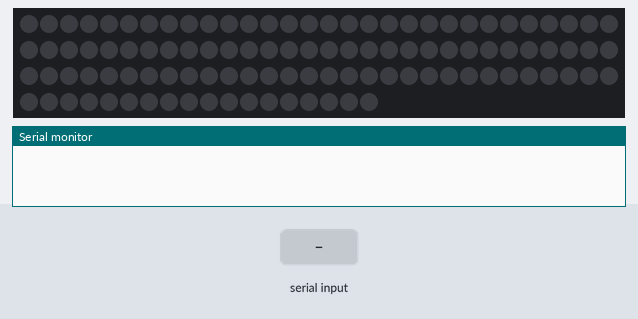
Simulated run of this sketch. Board: Arduino Uno, built with avr-gcc and run on an emulated ATmega328P. Parts: 108 RGB LEDs in strip order, left to right, continuing on the next row, the last lines printed to the serial monitor. The test bench sets the inputs (shaded band). Dim RGB values are drawn brighter than linear.

Above: at 1.2 s.
1.3 s: "n\n" received over Serial
At 2.24 s:
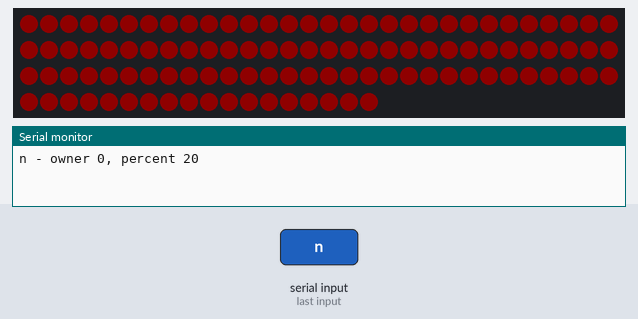
At 3.7 s:
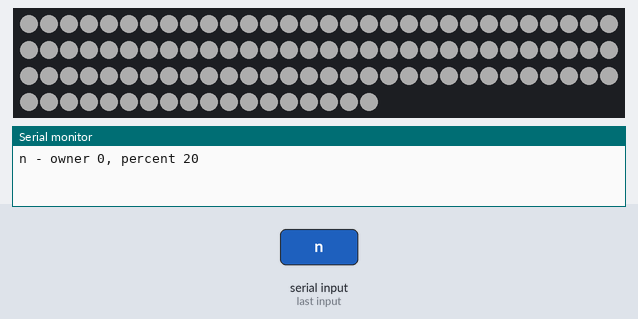
3.9 s: "v1\n" received over Serial
5.4 s: "*\n" received over Serial
Timing chart, 0 to 8.4 s (numbered marks = the images above; inputs shaded):
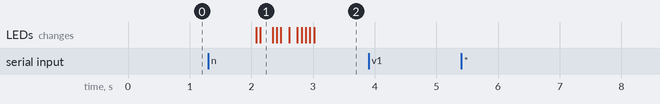

Measured:
- after the input at 1.3 s, the LEDs: first change after 0.78 s (image 1 shows a later state)

The sketch:

MagnusCore.ino
```cpp
#include <Adafruit_NeoPixel.h>
#include <stdlib.h>
#include <string.h>
#include "animation.hpp"
#include "circbuff.hpp"

// first communication pin for neo pixel string
const unsigned int BASE_PIN = 2;

const unsigned int NUM_STRINGS = 8;

const uint16_t LEDS_PER_STRAND = 108;
const bool RGBW_SUPPORT = true;
const unsigned int QUEUE_SIZE = 5;

// Mask to clear 'upper case' ASCII bit
const char CASE_MASK = ~0x20;

const unsigned long LED_UPDATE_PERIOD = 7; // in ms. Time between drawing a frame on _any_ LED strip.

//const long BAUD_RATE = 115200;
const long BAUD_RATE = 9600;

// Command format:
// Fnnnnnnnnp12345678mmmm\n
// F = faction: EeRrNn. Capitalized on state change; lowercase if same as before
// n = resonator level
// p = portal health percentage
// 1-8 = resonator health percentage
// m = mod status
//
// percentage health encoded as single character. Space (' ') is 0%, and then each ASCII character
// above it is 2% greater, up to 'R' for 100%
//
// Mods:
// ' ' - No mod present in this slot
// '0' - FA Force Amp
// '1' - HS-C Heat Shield, Common
// '2' - HS-R Heat Shield, Rare
// '3' - HS-VR Heat Shield, Very Rare
// '4' - LA-R Link Amplifier, Rare
// '5' - LA-VR Link Amplifier, Very Rare
// '6' - SBUL SoftBank Ultra Link
// '7' - MH-C MultiHack, Common
// '8' - MH-R MultiHack, Rare
// '9' - MH-VR MultiHack, Very Rare
// 'A' - PS-C Portal Shield, Common
// 'B' - PS-R Portal Shield, Rare
// 'C' - PS-VR Portal Sheild, Very Rare
// 'D' - AXA AXS Shield
// 'E' - T Turret

const unsigned int COMMAND_LENGTH = 22;
const unsigned int RESONATOR_LEVEL_INDEX = 1;
const unsigned int NUM_RESONATORS = 8;
const unsigned int MAX_SUM_LEVEL = NUM_RESONATORS * 8;
const unsigned int PORTAL_STRENGTH_INDEX = 9;

const float MIN_LEVEL = 0.2; // The minium % of LEDs we'll light

enum Direction { NORTH = 0, NORTHEAST, EAST, SOUTHEAST, SOUTH, SOUTHWEST, WEST, NORTHWEST };
enum Ownership {  neutral = 0, enlightened, resistance, initial };
enum SerialStatus { IDLE, IN_PROGRESS, COMMAND_COMPLETE };

// Static animation implementations singleton
Animations animations;

typedef CircularBuffer<Animation *, QUEUE_SIZE> QueueType;

AnimationState states[NUM_STRINGS][QUEUE_SIZE];
QueueType animationQueues[NUM_STRINGS];

// Parameter 1 = number of pixels in strip
// Parameter 2 = Arduino pin number (most are valid)
// Parameter 3 = pixel type flags, add together as needed:
//   NEO_KHZ800  800 KHz bitstream (most NeoPixel products w/WS2812 LEDs)
//   NEO_KHZ400  400 KHz (classic 'v1' (not v2) FLORA pixels, WS2811 drivers)
//   NEO_GRB     Pixels are wired for GRB bitstream (most NeoPixel products)
//   NEO_RGB     Pixels are wired for RGB bitstream (v1 FLORA pixels, not v2)
//   NEO_RGBW    Pixels are wired for RGBW bitstream (NeoPixel RGBW products)
//Adafruit_NeoPixel strip = Adafruit_NeoPixel(120, BASE_PIN, NEO_RGBW + NEO_KHZ800);
Adafruit_NeoPixel strip = Adafruit_NeoPixel(LEDS_PER_STRAND, BASE_PIN, (RGBW_SUPPORT ? NEO_GRBW : NEO_RGB) + NEO_KHZ800);


// Serial I/O
const int ioSize = 64;
char command[32];
int8_t in_index = 0;

unsigned long nextUpdate;

void start_serial(void)
{
  in_index = 0;
  Serial.begin(BAUD_RATE);
}

SerialStatus collect_serial(void)
{
    SerialStatus status = in_index == 0 ? IDLE : IN_PROGRESS;
    int avail = Serial.available();
    while (Serial.available() > 0)
    {
        int8_t ch = Serial.read();
        if ( ch == '\n' )
        {
            command[in_index] = 0; // terminate
            if ( in_index > 0 )
            {
                in_index = 0;
                return COMMAND_COMPLETE;
            }
        }
        else if (ch != '\r' && ch != '.') // ignore CR
        {
            command[in_index] = ch;
            if ( in_index < (sizeof(command)/sizeof(command[0])) - 2 ) {
                in_index++;
            }
        }
    }
    return status;
}

uint8_t getPercent(const char *buffer)
{
  unsigned long inVal = strtoul(buffer, NULL, 10);
  return uint8_t( constrain(inVal, 0, 100) );
}

unsigned int decodePercent(const char encoded) {
    return (encoded - ' ') * 2;
}

uint8_t dir;
uint8_t percent;
uint8_t sumLevel; // Sum of resonator levels, range [0, 64]
Ownership owner;    // 0=neutral, 1=enl, 2=res


// the setup function runs once when you press reset or power the board
void setup()
{
  start_serial();
  strip.begin();
  uint8_t i;
  for ( i = 0; i < NUM_STRINGS; i++)
  {
    strip.setPin(i + BASE_PIN);
    strip.show(); // Initialize all pixels to 'off'
  }

  dir = 0;
  //owner = neutral;
  owner = initial;
  sumLevel = 0;
  percent = 0;
  nextUpdate = millis();
}

// the loop function runs over and over again forever
void loop()
{
    uint16_t i, val;
    unsigned long now = millis();

    SerialStatus status = collect_serial();
    if (status == COMMAND_COMPLETE)
    {
        // we have valid buffer of serial input
        char cmd = command[0];
        Ownership newOwner = owner;
        uint8_t newSumLevel = sumLevel;
        switch (cmd) {
            case '*':
                Serial.println("Magnus Core Node");
                break;
            case 'E':
            case 'e':
            case 'R':
            case 'r':
                int len;
                len = strlen(command);
                if (len != COMMAND_LENGTH) {
                    Serial.print("Invalid length of command \"");Serial.print(command);Serial.print("\": ");Serial.println(len, DEC);
                    break;
                }
                newOwner = (cmd & CASE_MASK) == 'E' ? enlightened : resistance;
                newSumLevel = 0;
                for (unsigned int res = RESONATOR_LEVEL_INDEX; res < RESONATOR_LEVEL_INDEX + NUM_RESONATORS; res++) {
                    uint8_t rl = command[res] - '0';
                    newSumLevel += rl;
                }
                if (newSumLevel > 64) newSumLevel = 64;
                char strength;
                strength = command[PORTAL_STRENGTH_INDEX];
                percent = decodePercent(strength);
                //Serial.print("Owner ");Serial.print(newOwner, DEC);Serial.print(" pct ");Serial.println(percent, DEC);
                break;

            case 'N':
            case 'n':
                newOwner = neutral;
                newSumLevel = 64;
                percent = 20;
                //Serial.println("Neutral");
                break;

            default:
                Serial.print("Unkwown command "); Serial.println(cmd);
                break;
        }

        // Check for ownership change
        if (newOwner != owner || newSumLevel != sumLevel) {
            Color c;
            float level;
            level = ((float) newSumLevel) / MAX_SUM_LEVEL;
            level = min(1.0, level);
            level = MIN_LEVEL + (level * (1.0f - MIN_LEVEL));
            switch (newOwner) {
                case enlightened:
                case resistance:
                    uint8_t red, green, blue, white;
                    c = ToColor(newOwner == resistance ? 0x10 : 0x00,
                            newOwner == enlightened ? 0xff : 0x00,
                            newOwner == resistance ? 0xff : 0x00,
                            0x00);
                    for (int i = 0; i < NUM_STRINGS; i++) {
                        QueueType& animationQueue = animationQueues[i];
                        animationQueue.setTo(&animations.pulse);
                        unsigned int stateIdx = animationQueue.lastIdx();
                        double initialPhase = ((double) i) / NUM_STRINGS;
                        animations.pulse.init(now, states[i][stateIdx], strip, c, level, initialPhase);
                    }
                    break;

                case neutral:
                    Color prevOwnerColor;
                    prevOwnerColor = ToColor(owner == resistance ? 0x10 : 0x00,
                            owner == enlightened ? 0xff : 0x00,
                            owner == resistance ? 0xff : 0x00,
                            0x00);
                    Color neutralColor;
                    if (RGBW_SUPPORT) {
                        neutralColor = ToColor(0x00, 0x00, 0x00, 0xff);
                    } else {
                        neutralColor = ToColor(0xff, 0xff, 0xff);
                    }
                    Color black;
                    black = ToColor(0x00);
                    for (int i = 0; i < NUM_STRINGS; i++) {
                        unsigned int stateIdx;

                        QueueType& animationQueue = animationQueues[i];

                        animationQueue.setTo(&animations.wipeDown);
                        stateIdx = animationQueue.lastIdx();
                        animations.wipeDown.init(now, states[i][stateIdx], strip, prevOwnerColor, black, level);
                        /*
                        */

                        animationQueue.add(&animations.redFlash);
                        stateIdx = animationQueue.lastIdx();
                        animations.redFlash.init(now, states[i][stateIdx], strip, RGBW_SUPPORT);

                        /*
                        animationQueue.add(&animations.wipeDown);
                        stateIdx = animationQueue.lastIdx();
                        animations.wipeDown.init(now, states[i][stateIdx], strip, black, neutralColor, 1.0);
                        */

                        animationQueue.add(&animations.solid);
                        stateIdx = animationQueue.lastIdx();
                        animations.solid.init(now, states[i][stateIdx], strip, neutralColor);
                    }
                    break;

                default:
                    Serial.print("Invalid owner "); Serial.println(newOwner);
                    break;
            }
            owner = newOwner;
            sumLevel = newSumLevel;
            Serial.print((char *)command); Serial.print(" - ");
            Serial.print("owner "); Serial.print(owner,DEC); Serial.print(", percent "); Serial.println(percent,DEC);
        }
    }

    // If we're in the process of getting a serial command, don't service the LEDs: this process disables interrupts,
    // which can cause us to miss characters
    if (status == IDLE && now >= nextUpdate) {
        nextUpdate = now + LED_UPDATE_PERIOD;

        strip.setPin(dir + BASE_PIN);  // pick the string

        QueueType& animationQueue = animationQueues[dir];
        unsigned int queueSize = animationQueue.size();
        if (queueSize > 1) {
            if (animationQueue.peek()->done(now, states[dir][animationQueue.currIdx()])) {
                animationQueue.remove();
                queueSize--;
                animationQueue.peek()->start(now, states[dir][animationQueue.currIdx()]);
            }
        }
        if (queueSize > 0) {
            //strip.setBrightness(255);
            strip.setBrightness((uint8_t)((uint16_t)(255*(percent/100.0))));
            //pCurrAnimation->doFrame(states[0], strip);
            animationQueue.peek()->doFrame(now, states[dir][animationQueue.currIdx()], strip);
        }

        // Update one strand each time through the loop
        dir = (dir + 1) % NUM_STRINGS;
    }
}
```

circbuff.hpp
```cpp
// A simple circular buffer/queue structure
template <typename T, unsigned int BuffSize>
class CircularBuffer {
    public:
        CircularBuffer() : head(0), tail(0) {}
        void add(const T& t) {
            buf[head] = t;
            lastIdx_ = head;
            inc(head);
        }

        void remove() {
            if (head != tail) {
                inc(tail);
            }
        }

        T& peek() {
            return buf[tail];
        }

        // The index of the entry returned by 'peek'
        unsigned int currIdx() const { return tail; }

        // The index of the last entry added to the queue
        unsigned int lastIdx() const { return lastIdx_; }

        unsigned int size() {
            if (head >= tail) {
                return head - tail;
            } else {
                return head + BuffSize - tail;
            }
        }

        bool empty() {
            return head == tail;
        }

        void clear() {
            tail = head;
        }

        void setTo(const T& t) {
            clear();
            add(t);
        }

    private:
        void inc(unsigned int& x) {
            x++;
            if (x >= BuffSize) {
                x = 0;
            }
        }

        T buf[BuffSize];
        unsigned int head, tail, lastIdx_;
};
```

Source omitted: animation.hpp (12466 bytes)
